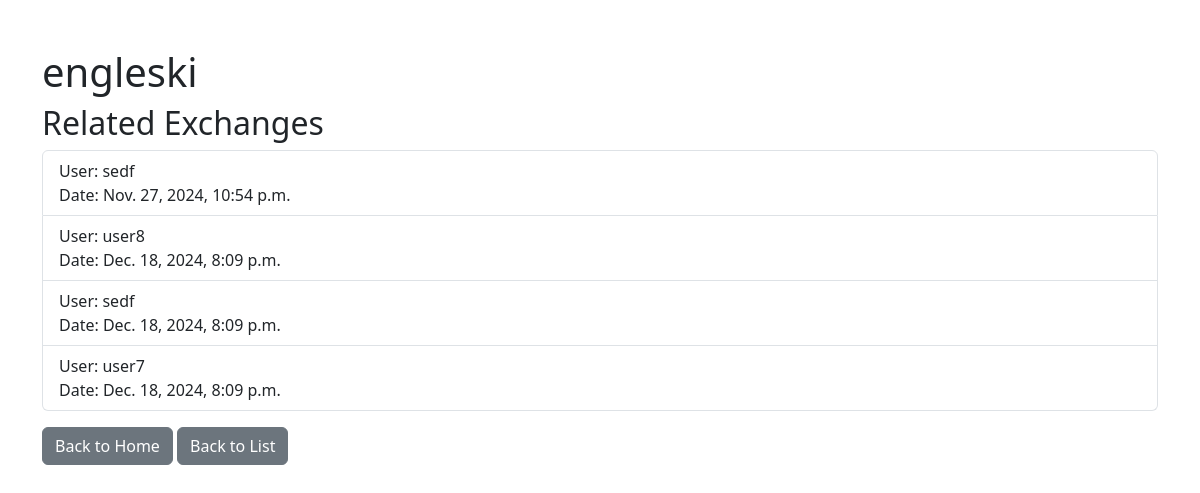
Screenshot of /languages/2/ with the database file from the repository.
### app/models.py (models this page shows, shortened)
class Language(models.Model):
    name = models.CharField(max_length=100)

class Exchange(models.Model):
    language = models.ForeignKey(Language, on_delete=models.CASCADE, related_name='exchanges')
    user = models.ForeignKey(User, on_delete=models.CASCADE, related_name='exchanges')
    date = models.DateTimeField(auto_now_add=True)

class User(models.Model):
    username = models.CharField(max_length=100)
    email = models.EmailField()

### app/views.py (the view)
# urls.py: path('languages/<int:pk>/', views.LanguageDetailView.as_view(), name='language_detail'),
class LanguageDetailView(DetailView):
    model = Language
    template_name = 'language_detail.html'
    context_object_name = 'language'
    def get_context_data(self, **kwargs):
        context = super().get_context_data(**kwargs)
        context['exchanges'] = self.object.exchanges.all()
        return context

### app/templates/language_detail.html (shortened to what this page needs)
<!DOCTYPE html>
<html>
<head>
    <link href="https://cdn.jsdelivr.net/npm/bootstrap@5.3.0-alpha1/dist/css/bootstrap.min.css" rel="stylesheet">
</head>
<body>
    <div class="container mt-5">
        <h1>{{ language.name }}</h1>
        <h2>Related Exchanges</h2>
        <ul class="list-group">
            {% for exchange in exchanges %}
                <li class="list-group-item">
                    User: {{ exchange.user.username }} <br>
                    Date: {{ exchange.date }}
                </li>
            {% empty %}
                <li class="list-group-item">No exchanges found for this language.</li>
            {% endfor %}
        </ul>
        <a href="{% url 'index' %}" class="btn btn-secondary mt-3">Back to Home</a>
        <a href="{% url 'language_list' %}" class="btn btn-secondary mt-3">Back to List</a>
    </div>
</body>
</html>

### rows the page displays
Language: name "engleski"
Exchange: user.username "sedf", date "Nov. 27, 2024, 10:54 p.m."
Exchange: user.username "user8", date "Dec. 18, 2024, 8:09 p.m."
Exchange: user.username "sedf", date "Dec. 18, 2024, 8:09 p.m."
Exchange: user.username "user7", date "Dec. 18, 2024, 8:09 p.m."
